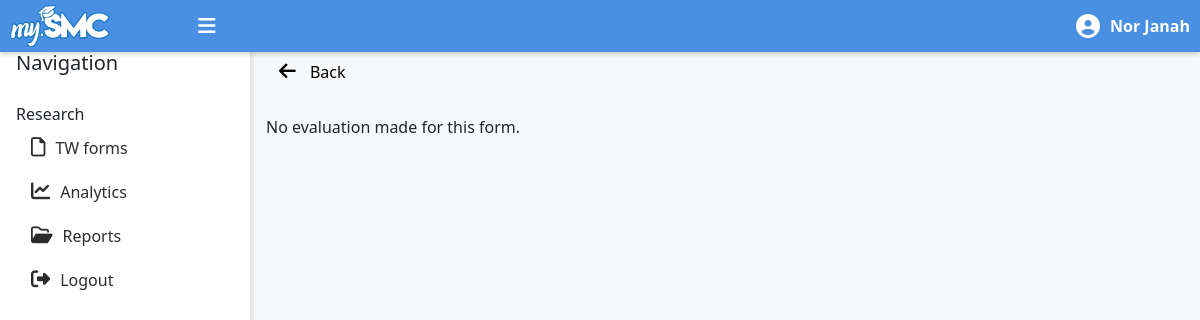
Before: /dean/eval_details.php?tw_form_id=21 (signed in) with the older database file.
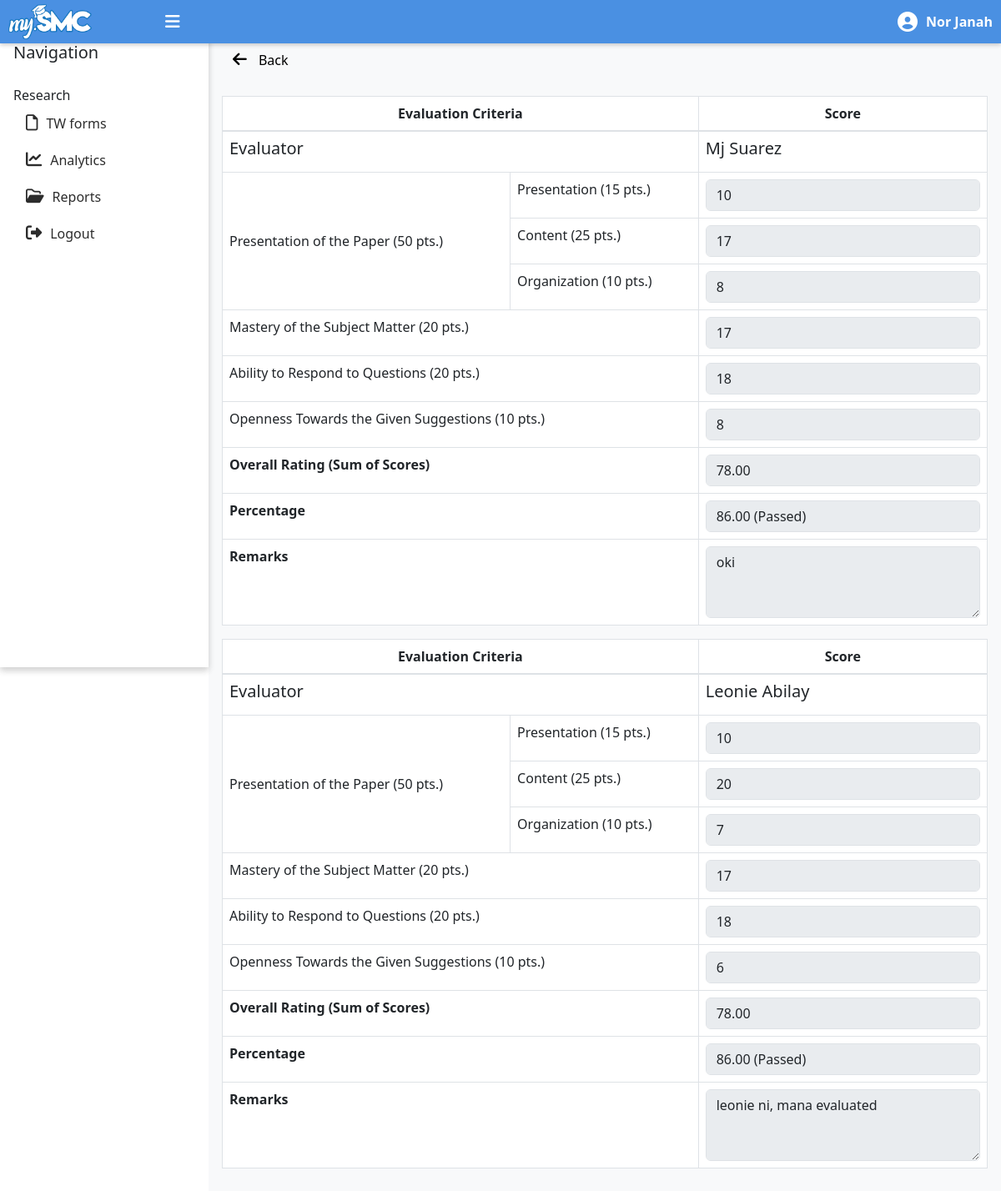
After: the same page with the newer database file.
### tables this page shows
CREATE TABLE `eval_criteria` (
  `eval_id` int(11) NOT NULL,
  `tw_form_id` int(11) NOT NULL,
  `evaluator_id` int(11) NOT NULL,
  `presentation` int(11) NOT NULL,
  `content` int(11) NOT NULL,
  `organization` int(11) NOT NULL,
  `mastery` int(11) NOT NULL,
  `ability` int(11) NOT NULL,
  `openness` int(11) NOT NULL,
  `overall_rating` decimal(5,2) NOT NULL,
  `percentage` decimal(10,2) DEFAULT NULL,
  `remarks` text DEFAULT NULL,
  `date_created` datetime DEFAULT current_timestamp()
);

CREATE TABLE `accounts` (
  `user_id` int(255) NOT NULL,
  `username` varchar(50) NOT NULL,
  `password` varchar(255) NOT NULL,
  `firstname` varchar(50) NOT NULL,
  `lastname` varchar(50) NOT NULL,
  `contact` varchar(13) NOT NULL,
  `department_id` int(11) NOT NULL,
  `smc_email` varchar(255) NOT NULL,
  `user_type` enum('student','dean','panelist','rmo_staff','subject_advisor') NOT NULL,
  `date_created` datetime NOT NULL DEFAULT current_timestamp()
);

### dean/eval_details.php (the view, shortened to what the changed rows need)
<?php
include('dean-master.php');
require '../config/connect.php';
$tw_form_id = isset($_GET['tw_form_id']) ? (int) $_GET['tw_form_id'] : 0;
function getEvalCriteria($tw_form_id) {
    global $conn;
    $query = "
        SELECT
            ev.eval_id,
            ev.tw_form_id,
            ev.evaluator_id,
            acc.firstname as eval_firstname,
            acc.lastname as eval_lastname,
            ev.presentation,
            ev.content,
            ev.organization,
            ev.mastery,
            ev.ability,
            ev.openness,
            ev.overall_rating,
            ev.percentage,
            ev.remarks,
            ev.date_created
        FROM eval_criteria ev
        LEFT JOIN TW_FORMS tw ON ev.tw_form_id = tw.tw_form_id
        LEFT JOIN ACCOUNTS acc ON ev.evaluator_id = acc.user_id
        WHERE ev.tw_form_id = ?
    ";
    $stmt = $conn->prepare($query);
    $stmt->bind_param("i", $tw_form_id);
    $stmt->execute();
    $result = $stmt->get_result();
    $eval_criteria = [];
    while ($row = $result->fetch_assoc()) {
        $eval_criteria[] = $row;
    }
    return $eval_criteria;
}
$eval_criteria_list = getEvalCriteria($tw_form_id);
?>
<section id="evaluation-lists">
    <div class="header-container">
        <h4 class="text-left">Evaluation Ratings</h4>
    </div>
    <a href="javascript:history.back()" class="btn btn-link" style="font-size: 1rem; text-decoration: none; color: black;">
        <i class="fas fa-arrow-left" style="margin-right: 10px; font-size: 1.2rem;"></i>
        Back
    </a>
    <div class="table-container mt-4">
    <?php if ($eval_criteria_list): ?>
        <?php foreach ($eval_criteria_list as $eval_criteria): ?>
        <table id="items-table" class="table table-bordered display">
            <thead class="thead-background">
                <tr>
                    <th colspan="2" class="text-center">Evaluation Criteria</th>
                    <th class="text-center">Score</th>
                </tr>
            </thead>
            <tbody>
                        <tr>
                            <td colspan="2"><h5>Evaluator</h5></td>
                            <td><h5><?= ucwords(htmlspecialchars($eval_criteria['eval_firstname'])).' '. ucwords(htmlspecialchars($eval_criteria['eval_lastname'])) ?></h5></td>
                        </tr>
                        <tr>
                            <td rowspan="3" class="align-middle">Presentation of the Paper (50 pts.)</td>
                            <td>Presentation (15 pts.)</td>
                            <td><input type="number" name="presentation" class="form-control" value="<?= htmlspecialchars($eval_criteria['presentation']) ?>" max="15" min="0" readonly></td>
                        </tr>
                        <tr>
                            <td>Content (25 pts.)</td>
                            <td><input type="number" name="content" class="form-control" value="<?= htmlspecialchars($eval_criteria['content']) ?>" max="25" min="0" readonly></td>
                        </tr>
                        <tr>
                            <td>Organization (10 pts.)</td>
                            <td><input type="number" name="organization" class="form-control" value="<?= htmlspecialchars($eval_criteria['organization']) ?>" max="10" min="0" readonly></td>
                        </tr>
                        <tr>
                            <td colspan="2">Mastery of the Subject Matter (20 pts.)</td>
                            <td><input type="number" name="mastery" class="form-control" value="<?= htmlspecialchars($eval_criteria['mastery']) ?>" max="20" min="0" readonly></td>
                        </tr>
                        <tr>
                            <td colspan="2">Ability to Respond to Questions (20 pts.)</td>
                            <td><input type="number" name="ability" class="form-control" value="<?= htmlspecialchars($eval_criteria['ability']) ?>" max="20" min="0" readonly></td>
                        </tr>
                        <tr>
                            <td colspan="2">Openness Towards the Given Suggestions (10 pts.)</td>
                            <td><input type="number" name="openness" class="form-control" value="<?= htmlspecialchars($eval_criteria['openness']) ?>" max="10" min="0" readonly></td>
                        </tr>
                        <tr>
                            <td colspan="2" class="font-weight-bold">Overall Rating (Sum of Scores)</td>
                            <td>
                                <input type="number" name="overall_rating" class="form-control" value="<?= htmlspecialchars($eval_criteria['overall_rating']) ?>" readonly>
                            </td>
                        </tr>
                        <tr>
                            <td colspan="2" class="font-weight-bold">Percentage</td>
                            <td>
                                <?php
                                $percentage = htmlspecialchars($eval_criteria['percentage']);
                                $remarks = $eval_criteria['percentage'] < 75 ? "(Failed)" : "(Passed)";
                                ?>
                                <input type="text" name="percentage" class="form-control" value="<?= $percentage ?> <?= $remarks ?>" readonly>
                            </td>
                        </tr>
                        <tr>
                            <td colspan="2" class="font-weight-bold">Remarks</td>
                            <td>
                                <textarea name="remarks" class="form-control" rows="3" maxlength="500" readonly><?= htmlspecialchars($eval_criteria['remarks']) ?></textarea>
                            </td>
                        </tr>
                    <?php endforeach; ?>
                <?php else: ?>
                    <tr>
                        <td colspan="3" class="text-center text-danger">
                            No evaluation made for this form.
                        </td>
                    </tr>
                <?php endif; ?>
            </tbody>
        </table>
    </div>
</section>
<?php
include('dean-master.php');
?>

Changed rows visible on the page:
added eval_criteria: evaluator.firstname "Mj", evaluator.lastname "Suarez", presentation "10", content "17", organization "8", mastery "17", ability "18", openness "8", overall_rating "78.00", percentage "86.00 (Passed)", remarks "oki"
added eval_criteria: evaluator.firstname "Leonie", evaluator.lastname "Abilay", presentation "10", content "20", organization "7", mastery "17", ability "18", openness "6", overall_rating "78.00", percentage "86.00 (Passed)", remarks "leonie ni, mana evaluated"
Other visible differences:
text no longer shown: "No evaluation made for this form."
